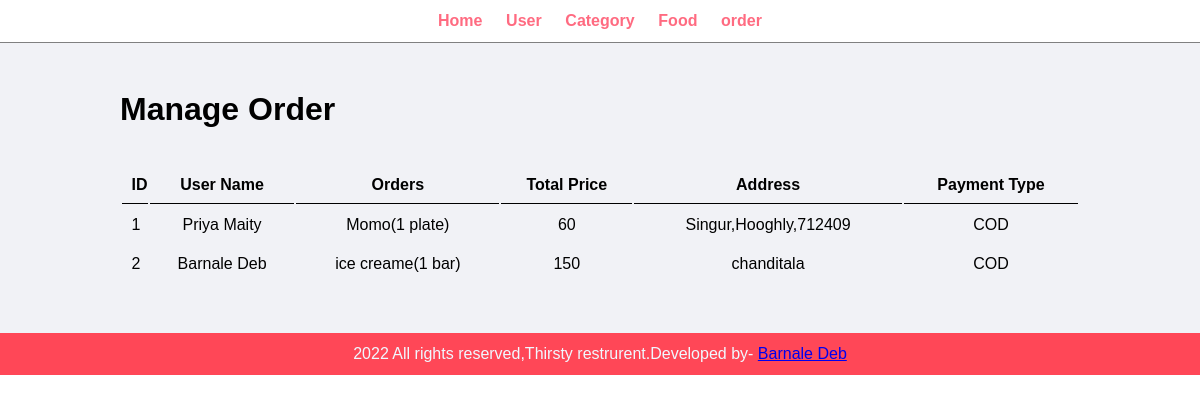
Page /admin2/manage-order.php on the committed database.
### tables this page shows
CREATE TABLE `table_order` (
  `id` int(10) UNSIGNED NOT NULL,
  `user_name` varchar(255) NOT NULL,
  `orders` varchar(255) NOT NULL,
  `total_price` varchar(255) NOT NULL,
  `address` varchar(255) NOT NULL,
  `payment_type` varchar(255) NOT NULL
);

### admin2/dao.php (called while the page is built, shortened)
<?php
function get_order(){
    $con=$GLOBALS['con'];
    $sql="select* from table_order";
    $result=$con->query($sql);
    $getData=array();
    if($result->num_rows>0){
        while($row=$result->fetch_assoc()){
            $getData[]=$row;
        }
    }
    return $getData;
}
?>

### admin2/manage-order.php (the view, shortened to what this page needs)
<?php
include "menu.php";
include "dao.php";
$order=get_order()
?>
<!doctype html>
<html>
     <head>
          <link href="all.css" rel="stylesheet">
     </head>
     <body>
          <div class="main-content">
               <div class="wrapper">
                    <h1>Manage Order</h1>
                    <br><br>
                    <table class="tbl-full">
                         <thead>
                              <tr>
                                   <th>ID</th>
                                   <th>User Name</th>
                                   <th>Orders</th>
                                   <th>Total Price</th>
                                   <th>Address</th>
                                   <th>Payment Type</th>
                              </tr>
                         </thead>
                         <tbody>
                              <?php foreach($order as $o){?>
                                   <tr>
                                        <td><?=$o['id'];?></td>
                                        <td><?=$o['user_name'];?></td>
                                        <td><?=$o['orders'];?></td>
                                        <td><?=$o['total_price'];?></td>
                                        <td><?=$o['address'];?></td>
                                        <td><?=$o['payment_type'];?></td>
                                   </tr>
                              <?php } ?>
                         </tbody>
                    </table>
               </div>
          </div>
     </body>
</html>
<?php include "footer.php"; ?>

### admin2/all.css (style rules this page uses)
* { margin :0; padding: 0; font-family: Arial, Helvetica, sans-serif; }
.wrapper { padding: 1%; width: 80%; margin: 0 auto; }
.tbl-full { width: 100%; }
table thead tr th { border-bottom: 1px solid black ; padding: 1%; text-align: center; }
table tbody tr td { padding: 1%; text-align: center; }
.main-content { background-color: #f1f2f6; padding: 3% 0%; }

### problem/admin.css (style rules this page uses)
* { margin :0; padding: 0; font-family: Arial, Helvetica, sans-serif; }
.wrapper { padding: 1%; width: 80%; margin: 0 auto; }
.tbl-full { width: 100%; }
table tr th { border-bottom: 1px solid black ; padding: 1%; text-align: left; }
table tr td { padding: 1%; }
.main-content { background-color: #f1f2f6; padding: 3% 0%; }

### rows in the picture
table_order: id "1", user_name "Priya Maity", orders "Momo(1 plate)", total_price "60", address "Singur,Hooghly,712409", payment_type "COD"
table_order: id "2", user_name "Barnale Deb", orders "ice creame(1 bar)", total_price "150", address "chanditala", payment_type "COD"
